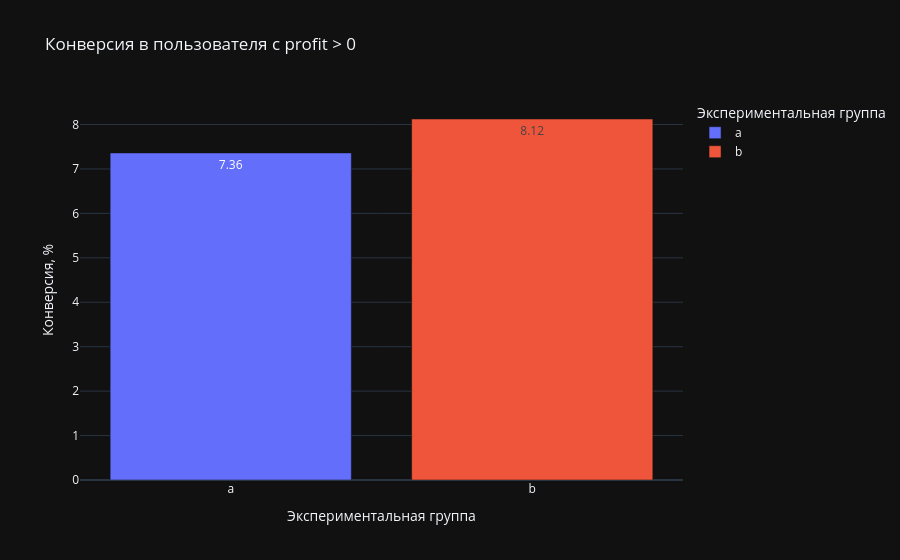

Source (notebook cell):
### Code cell
fig = px.bar(
    conversion_by_group,
    x="exp_group",
    y="conversion_pct",
    color="exp_group",
    text_auto=".2f",
    title="Конверсия в пользователя с profit > 0",
    labels={
        "exp_group": "Экспериментальная группа",
        "conversion_pct": "Конверсия, %"
    },
    category_orders={
        "exp_group": ["a", "b"]
    }
)

fig.show()

### Figure 1 — Plotly figure (JSON) as saved in the notebook; plotly's stock layout.template omitted (floating-point values rounded to 4 significant figures)
{"data": [{"hovertemplate": "Экспериментальная группа=%{x}<br>Конверсия, %=%{y}<extra></extra>", "legendgroup": "a", "marker": {"color": "#636efa", "pattern": {"shape": ""}}, "name": "a", "orientation": "v", "showlegend": true, "textposition": "auto", "texttemplate": "%{y:.2f}", "x": ["a"], "xaxis": "x", "y": [7.36], "yaxis": "y", "type": "bar"}, {"hovertemplate": "Экспериментальная группа=%{x}<br>Конверсия, %=%{y}<extra></extra>", "legendgroup": "b", "marker": {"color": "#EF553B", "pattern": {"shape": ""}}, "name": "b", "orientation": "v", "showlegend": true, "textposition": "auto", "texttemplate": "%{y:.2f}", "x": ["b"], "xaxis": "x", "y": [8.124], "yaxis": "y", "type": "bar"}], "layout": {"xaxis": {"anchor": "y", "domain": [0.0, 1.0], "title": {"text": "Экспериментальная группа"}, "categoryorder": "array", "categoryarray": ["a", "b"]}, "yaxis": {"anchor": "x", "domain": [0.0, 1.0], "title": {"text": "Конверсия, %"}}, "legend": {"title": {"text": "Экспериментальная группа"}, "tracegroupgap": 0}, "title": {"text": "Конверсия в пользователя с profit > 0"}, "barmode": "relative"}}
